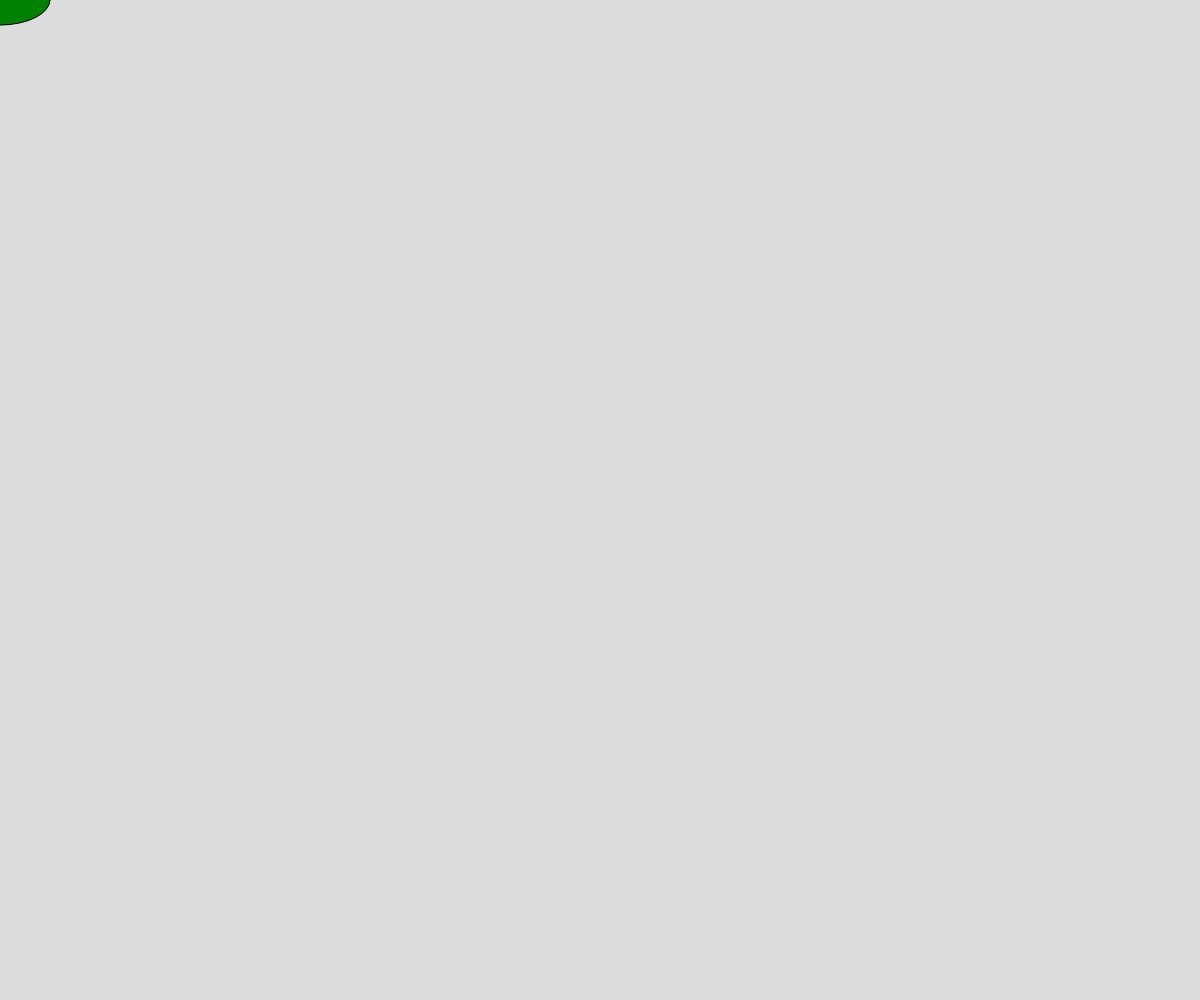
Frame 1 (no input)
Frame 60 (no input): identical to frame 1, image omitted
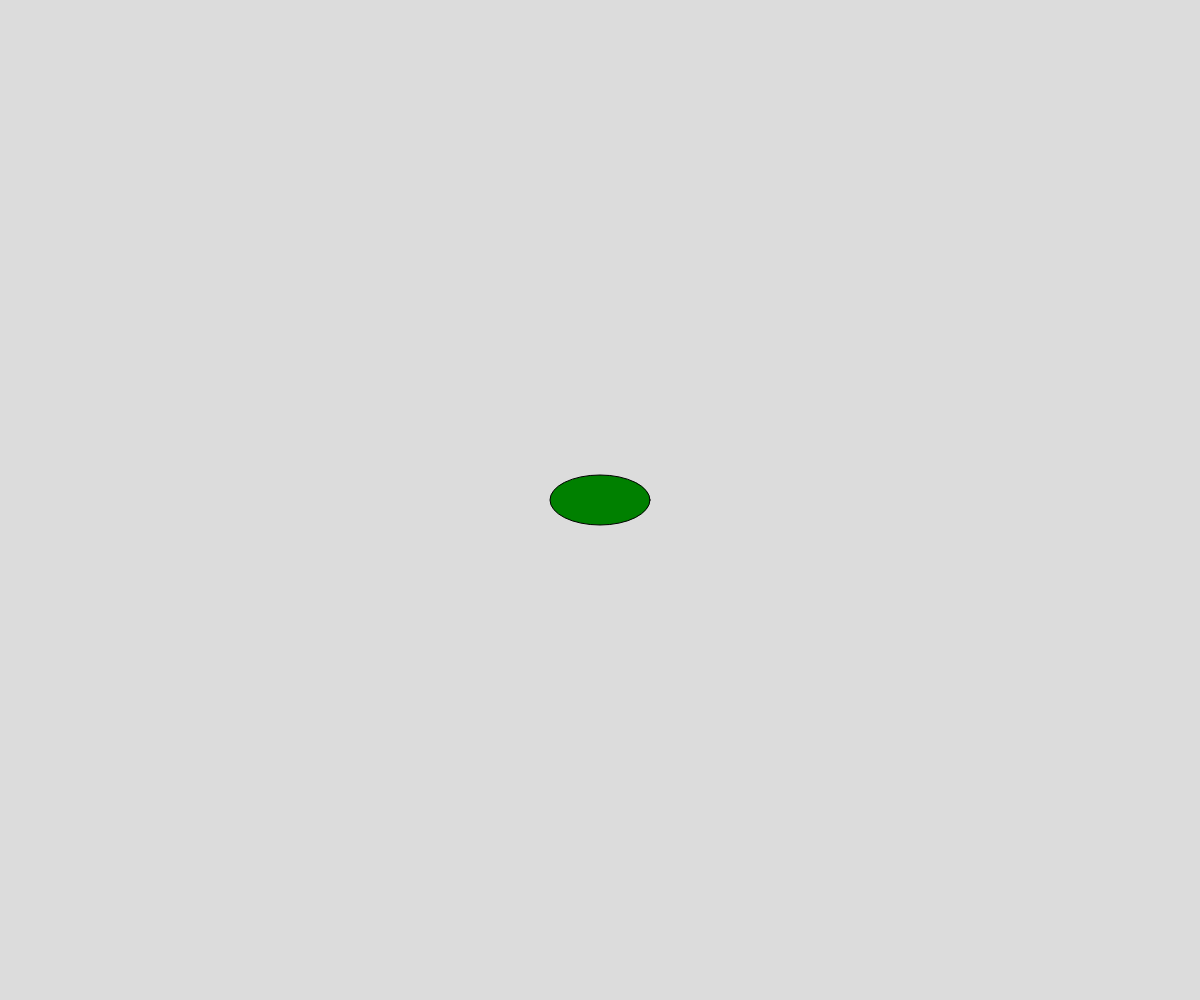
Frame 120 (the mouse pressed at the canvas centre since frame 60)

The p5.js sketch that drew these frames (run headless with seeded random() and noise() and a simulated clock; from frame 60 on, the mouse is pressed at the canvas centre):

// p5.js sketch
// ── sketch.js
// Project Title
// Your Name
// Date
//
// Extra for Experts:
// - describe what you did to take this project "above and beyond"


function setup() {
  createCanvas(windowWidth, windowHeight);
}

function draw() {
  background(220);

  fill('green')
  ellipse(mouseX, mouseY, 100, 50);
}
